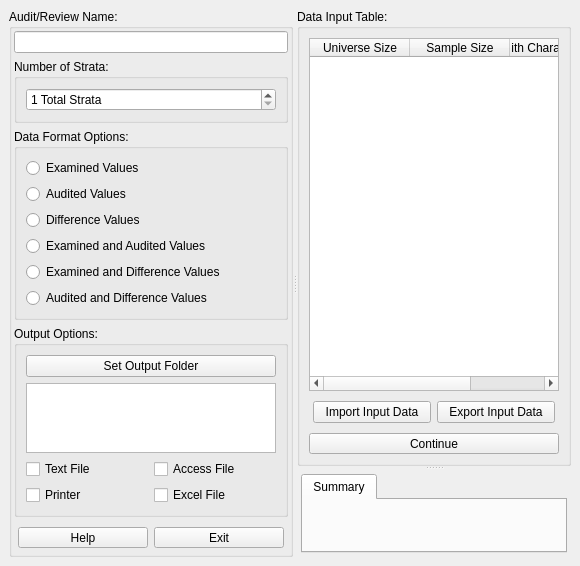
<?xml version="1.0" encoding="UTF-8"?>
<ui version="4.0">
 <class>UISVA</class>
 <widget class="QMainWindow" name="UISVA">
  <property name="geometry">
   <rect>
    <x>0</x>
    <y>0</y>
    <width>580</width>
    <height>404</height>
   </rect>
  </property>
  <property name="windowTitle">
   <string>UISVA</string>
  </property>
  <widget class="QWidget" name="centralwidget">
   <layout class="QVBoxLayout" name="verticalLayout_3">
    <item>
     <widget class="QSplitter" name="splitter_2">
      <property name="orientation">
       <enum>Qt::Horizontal</enum>
      </property>
      <widget class="QWidget" name="verticalLayoutWidget">
       <layout class="QVBoxLayout" name="verticalLayout_5">
        <item>
         <widget class="QGroupBox" name="gridGroupBox_2">
          <property name="title">
           <string>Audit/Review Name:</string>
          </property>
          <layout class="QGridLayout" name="gridLayout_2">
           <property name="leftMargin">
            <number>2</number>
           </property>
           <property name="topMargin">
            <number>2</number>
           </property>
           <property name="rightMargin">
            <number>2</number>
           </property>
           <property name="bottomMargin">
            <number>2</number>
           </property>
           <item row="0" column="0">
            <widget class="QLineEdit" name="m_txtAuditName">
             <property name="text">
              <string/>
             </property>
            </widget>
           </item>
           <item row="5" column="0">
            <layout class="QHBoxLayout" name="horizontalLayout_2">
             <property name="leftMargin">
              <number>4</number>
             </property>
             <property name="topMargin">
              <number>4</number>
             </property>
             <property name="rightMargin">
              <number>4</number>
             </property>
             <property name="bottomMargin">
              <number>4</number>
             </property>
             <item>
              <widget class="QToolButton" name="m_btnHelp">
               <property name="sizePolicy">
                <sizepolicy hsizetype="Expanding" vsizetype="Fixed">
                 <horstretch>0</horstretch>
                 <verstretch>0</verstretch>
                </sizepolicy>
               </property>
               <property name="text">
                <string>Help</string>
               </property>
               <property name="iconSize">
                <size>
                 <width>32</width>
                 <height>32</height>
                </size>
               </property>
               <property name="toolButtonStyle">
                <enum>Qt::ToolButtonTextUnderIcon</enum>
               </property>
              </widget>
             </item>
             <item>
              <widget class="QToolButton" name="m_btnExit">
               <property name="sizePolicy">
                <sizepolicy hsizetype="Expanding" vsizetype="Fixed">
                 <horstretch>0</horstretch>
                 <verstretch>0</verstretch>
                </sizepolicy>
               </property>
               <property name="text">
                <string>Exit</string>
               </property>
               <property name="iconSize">
                <size>
                 <width>32</width>
                 <height>32</height>
                </size>
               </property>
               <property name="toolButtonStyle">
                <enum>Qt::ToolButtonTextUnderIcon</enum>
               </property>
              </widget>
             </item>
            </layout>
           </item>
           <item row="3" column="0">
            <widget class="QGroupBox" name="verticalGroupBox_3">
             <property name="title">
              <string>Output Options:</string>
             </property>
             <layout class="QVBoxLayout" name="verticalLayout_4">
              <item>
               <widget class="QPushButton" name="m_btnSetOutputFolder">
                <property name="text">
                 <string>Set Output Folder</string>
                </property>
               </widget>
              </item>
              <item>
               <widget class="QPlainTextEdit" name="plainTextEdit"/>
              </item>
              <item>
               <layout class="QGridLayout" name="gridLayout_4">
                <item row="0" column="0">
                 <widget class="QCheckBox" name="m_chkTextOutput_2">
                  <property name="text">
                   <string>Text File</string>
                  </property>
                 </widget>
                </item>
                <item row="1" column="1">
                 <widget class="QCheckBox" name="m_chkExcelOutput_2">
                  <property name="text">
                   <string>Excel File</string>
                  </property>
                 </widget>
                </item>
                <item row="0" column="1">
                 <widget class="QCheckBox" name="m_chkAccessOutput_2">
                  <property name="text">
                   <string>Access File</string>
                  </property>
                 </widget>
                </item>
                <item row="1" column="0">
                 <widget class="QCheckBox" name="m_chkPrinterOutput_2">
                  <property name="text">
                   <string>Printer</string>
                  </property>
                 </widget>
                </item>
               </layout>
              </item>
             </layout>
            </widget>
           </item>
           <item row="1" column="0">
            <widget class="QGroupBox" name="verticalGroupBox">
             <property name="title">
              <string>Number of Strata:</string>
             </property>
             <layout class="QVBoxLayout" name="verticalLayout">
              <item>
               <widget class="QSpinBox" name="m_spnStrata">
                <property name="alignment">
                 <set>Qt::AlignLeading|Qt::AlignLeft|Qt::AlignVCenter</set>
                </property>
                <property name="suffix">
                 <string> Total Strata</string>
                </property>
                <property name="prefix">
                 <string/>
                </property>
                <property name="minimum">
                 <number>1</number>
                </property>
                <property name="maximum">
                 <number>125</number>
                </property>
               </widget>
              </item>
             </layout>
            </widget>
           </item>
           <item row="2" column="0">
            <widget class="QGroupBox" name="verticalGroupBox_2">
             <property name="title">
              <string>Data Format Options:</string>
             </property>
             <layout class="QGridLayout" name="gridLayout">
              <item row="3" column="0">
               <widget class="QRadioButton" name="m_rdbExaminedAndAudited">
                <property name="text">
                 <string>Examined and Audited Values</string>
                </property>
               </widget>
              </item>
              <item row="2" column="0">
               <widget class="QRadioButton" name="m_rdbDifference">
                <property name="text">
                 <string>Difference Values</string>
                </property>
               </widget>
              </item>
              <item row="0" column="0">
               <widget class="QRadioButton" name="m_rdbExamined">
                <property name="text">
                 <string>Examined Values</string>
                </property>
               </widget>
              </item>
              <item row="1" column="0">
               <widget class="QRadioButton" name="m_rdbAudited">
                <property name="text">
                 <string>Audited Values</string>
                </property>
               </widget>
              </item>
              <item row="4" column="0">
               <widget class="QRadioButton" name="m_rdbExaminedAndDifference">
                <property name="text">
                 <string>Examined and Difference Values</string>
                </property>
               </widget>
              </item>
              <item row="5" column="0">
               <widget class="QRadioButton" name="m_rdbAuditedAndDifference">
                <property name="text">
                 <string>Audited and Difference Values</string>
                </property>
               </widget>
              </item>
             </layout>
            </widget>
           </item>
          </layout>
         </widget>
        </item>
       </layout>
      </widget>
      <widget class="QSplitter" name="splitter">
       <property name="orientation">
        <enum>Qt::Vertical</enum>
       </property>
       <widget class="QGroupBox" name="verticalGroupBox">
        <property name="title">
         <string>Data Input Table:</string>
        </property>
        <layout class="QVBoxLayout" name="verticalLayout_2">
         <item>
          <widget class="QTableWidget" name="m_tblInputData">
           <property name="rowCount">
            <number>0</number>
           </property>
           <attribute name="horizontalHeaderStretchLastSection">
            <bool>true</bool>
           </attribute>
           <attribute name="verticalHeaderVisible">
            <bool>true</bool>
           </attribute>
           <column>
            <property name="text">
             <string>Universe Size</string>
            </property>
           </column>
           <column>
            <property name="text">
             <string>Sample Size</string>
            </property>
           </column>
           <column>
            <property name="text">
             <string>Number with Characteristics of Interest</string>
            </property>
           </column>
          </widget>
         </item>
         <item>
          <layout class="QHBoxLayout" name="horizontalLayout_3">
           <property name="leftMargin">
            <number>4</number>
           </property>
           <property name="topMargin">
            <number>4</number>
           </property>
           <property name="rightMargin">
            <number>4</number>
           </property>
           <property name="bottomMargin">
            <number>4</number>
           </property>
           <item>
            <widget class="QPushButton" name="m_btnImportData">
             <property name="text">
              <string>Import Input Data</string>
             </property>
            </widget>
           </item>
           <item>
            <widget class="QPushButton" name="m_btnExportData">
             <property name="text">
              <string>Export Input Data</string>
             </property>
            </widget>
           </item>
          </layout>
         </item>
         <item>
          <widget class="QToolButton" name="m_btnContinue">
           <property name="sizePolicy">
            <sizepolicy hsizetype="Expanding" vsizetype="Fixed">
             <horstretch>0</horstretch>
             <verstretch>0</verstretch>
            </sizepolicy>
           </property>
           <property name="text">
            <string>Continue</string>
           </property>
           <property name="iconSize">
            <size>
             <width>32</width>
             <height>32</height>
            </size>
           </property>
           <property name="toolButtonStyle">
            <enum>Qt::ToolButtonTextUnderIcon</enum>
           </property>
          </widget>
         </item>
        </layout>
       </widget>
       <widget class="QFrame" name="m_frmOutputSummary">
        <layout class="QHBoxLayout" name="horizontalLayout">
         <property name="leftMargin">
          <number>4</number>
         </property>
         <property name="topMargin">
          <number>4</number>
         </property>
         <property name="rightMargin">
          <number>4</number>
         </property>
         <property name="bottomMargin">
          <number>4</number>
         </property>
         <item>
          <widget class="QTabWidget" name="m_tabOutput">
           <property name="currentIndex">
            <number>0</number>
           </property>
           <widget class="QWidget" name="m_tbSummary">
            <attribute name="title">
             <string>Summary</string>
            </attribute>
            <layout class="QHBoxLayout" name="horizontalLayout_4"/>
           </widget>
          </widget>
         </item>
        </layout>
       </widget>
      </widget>
     </widget>
    </item>
   </layout>
  </widget>
 </widget>
 <resources/>
 <connections/>
</ui>
